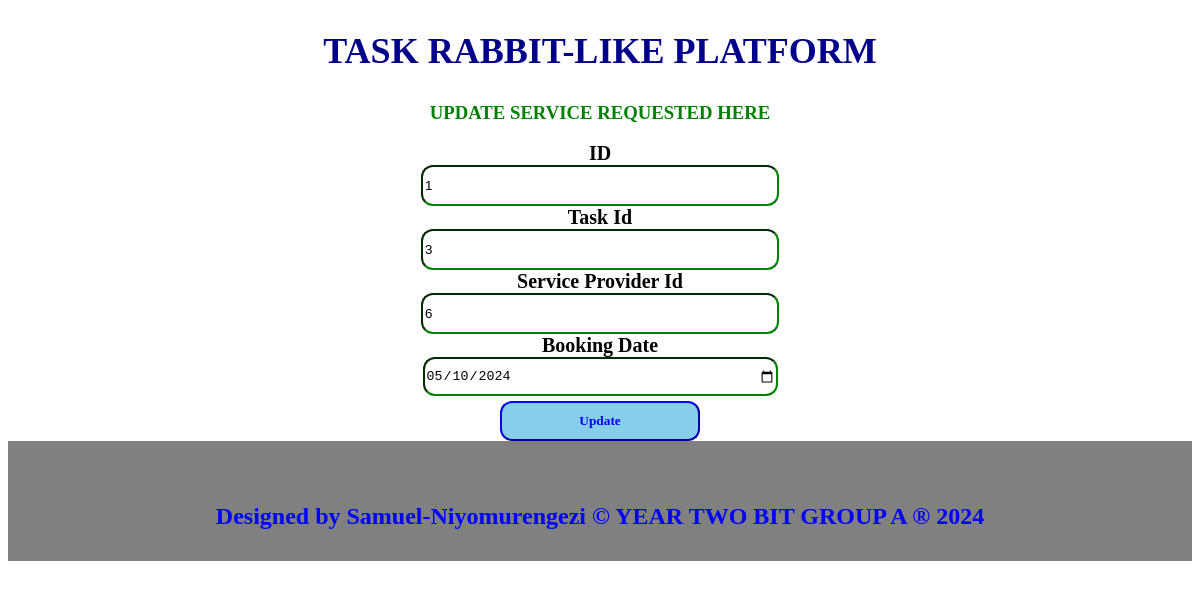
/bookings_edit.php?booking_id=1, run on the app's committed database.
### tables this page shows
CREATE TABLE `bookings` (
  `booking_id` int(11) NOT NULL,
  `task_id` int(11) DEFAULT NULL,
  `serviceprovider_id` int(11) DEFAULT NULL,
  `booking_date` date NOT NULL DEFAULT curdate()
);

### bookings_edit.php (the view, shortened to what this page needs)
<?php
include "dbconnection.php";
$booking_id = $task_id = $serviceprovider_id = $booking_date = "";
if ($_SERVER['REQUEST_METHOD'] == 'GET') {
    $booking_id = $_GET["booking_id"];
    $sql = "SELECT * FROM bookings WHERE booking_id=$booking_id";
    $result = $connection->query($sql);
    if ($result->num_rows > 0) {
        $row = $result->fetch_assoc();
        $booking_id = $row["booking_id"];
        $task_id = $row["task_id"];
        $serviceprovider_id = $row["serviceprovider_id"];
        $booking_date = $row["booking_date"];
    } else {
        header("location: /taskrabbit-like platform/bookings_edit.php");
        exit;
    }
}
?>
<!DOCTYPE html>
<html>
<head>
    <link rel="stylesheet" type="text/css" href="./css/stylee.css" media="screen,tv,print,handheld"/>
</head>
<body>
    <center>
        <h2>TASK RABBIT-LIKE PLATFORM</h2>
        <h3 style="color:green;">UPDATE SERVICE REQUESTED HERE</h3>
        <section class="forms">
            <form method="POST">
                <label>ID</label><br>
                <input type="text" name="booking_id" readonly class="input" value="<?php echo $booking_id; ?>"><br>
                <label>Task Id</label><br>
                <input type="text" name="task_id" class="input" value="<?php echo $task_id; ?>"><br>
                <label>Service Provider Id</label><br>
                <input type="text" name="serviceprovider_id" class="input" value="<?php echo $serviceprovider_id; ?>"><br>
                <label>Booking Date</label><br>
                <input type="date" name="booking_date" class="input" value="<?php echo $booking_date; ?>"><br>
                <input type="submit" name="submit" value="Update" class="sb">
            </form>
        </section>
    </center>
    <footer>
        <p><h1>Designed by Samuel-Niyomurengezi &copy; YEAR TWO BIT GROUP A &reg; 2024</h1></p>
    </footer>
</body>
</html>

### css/stylee.css (style rules this page uses)
body { background-image: url('./images/image.png'); background-repeat: no-repeat; background-size: cover; }
label { font-family: century; font-weight: bold; font-size: 20px; }
h2 { font-family: Imprint MT Shadow; font-weight: bold; font-size:36px; color: blue; }
h1 { font-size: 24px; text-align: center; font-family: century; font-weight: bold; color: blue; }
h2 { font-family:Castellar; color: darkblue; }
label { font-family: elephant; font-size: 20px; }
.sb { font-family:Georgia; padding: 10px; border-color: blue; background-color: skyblue; width: 200px; margin-top: 5px; border-radius: 12px; font-weight: bold; color: blue; }
.input { width: 350px; height: 35px; border-radius: 12px; border-color: green; }
footer { color: white; height: 30px; text-align: center; margin-bottom: 5px; padding: 45px; background-color: gray; }

### data on the page
bookings: booking_id "1", task_id "3", serviceprovider_id "6", booking_date "05/10/2024"
